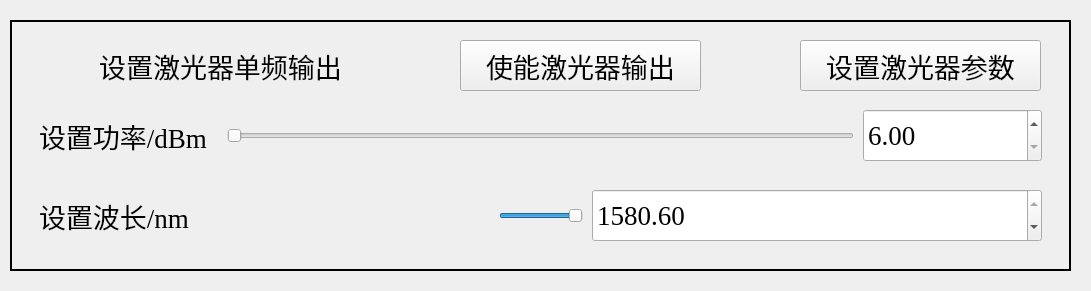
       <widget class="QWidget" name="widgetSetSnglFreqOutputLaser_2" native="true">
        <property name="geometry">
         <rect>
          <x>30</x>
          <y>100</y>
          <width>1091</width>
          <height>291</height>
         </rect>
        </property>
        <widget class="QLabel" name="labelSnglFreqTitleLaser_2">
         <property name="geometry">
          <rect>
           <x>60</x>
           <y>40</y>
           <width>321</width>
           <height>51</height>
          </rect>
         </property>
         <property name="sizePolicy">
          <sizepolicy hsizetype="Ignored" vsizetype="Ignored">
           <horstretch>0</horstretch>
           <verstretch>0</verstretch>
          </sizepolicy>
         </property>
         <property name="font">
          <font>
           <family>Times New Roman</family>
           <pointsize>20</pointsize>
          </font>
         </property>
         <property name="text">
          <string>设置激光器单频输出</string>
         </property>
         <property name="alignment">
          <set>Qt::AlignCenter</set>
         </property>
        </widget>
        <widget class="QLabel" name="labelBgSnglFreqTitleLaser_2">
         <property name="geometry">
          <rect>
           <x>10</x>
           <y>20</y>
           <width>1061</width>
           <height>251</height>
          </rect>
         </property>
         <property name="sizePolicy">
          <sizepolicy hsizetype="Ignored" vsizetype="Ignored">
           <horstretch>0</horstretch>
           <verstretch>0</verstretch>
          </sizepolicy>
         </property>
         <property name="font">
          <font>
           <family>Times New Roman</family>
           <pointsize>20</pointsize>
          </font>
         </property>
         <property name="frameShape">
          <enum>QFrame::WinPanel</enum>
         </property>
         <property name="text">
          <string/>
         </property>
         <property name="alignment">
          <set>Qt::AlignCenter</set>
         </property>
        </widget>
        <widget class="QWidget" name="horizontalLayoutWidget_5">
         <property name="geometry">
          <rect>
           <x>30</x>
           <y>100</y>
           <width>1021</width>
           <height>71</height>
          </rect>
         </property>
         <layout class="QHBoxLayout" name="horizontalLayoutSnglFreqSetPwrLaser_2" stretch="2,7,2">
          <property name="spacing">
           <number>9</number>
          </property>
          <property name="leftMargin">
           <number>9</number>
          </property>
          <property name="topMargin">
           <number>9</number>
          </property>
          <property name="rightMargin">
           <number>9</number>
          </property>
          <property name="bottomMargin">
           <number>9</number>
          </property>
          <item>
           <widget class="QLabel" name="labelSnglFreqSetPwrLaser_2">
            <property name="sizePolicy">
             <sizepolicy hsizetype="Ignored" vsizetype="Ignored">
              <horstretch>0</horstretch>
              <verstretch>0</verstretch>
             </sizepolicy>
            </property>
            <property name="font">
             <font>
              <family>Times New Roman</family>
              <pointsize>20</pointsize>
             </font>
            </property>
            <property name="text">
             <string>设置功率/dBm</string>
            </property>
           </widget>
          </item>
          <item>
           <widget class="QSlider" name="horizontalSliderSnglFreqSetPwrLaser_2">
            <property name="minimum">
             <number>600</number>
            </property>
            <property name="maximum">
             <number>1350</number>
            </property>
            <property name="pageStep">
             <number>50</number>
            </property>
            <property name="orientation">
             <enum>Qt::Horizontal</enum>
            </property>
           </widget>
          </item>
          <item>
           <widget class="QDoubleSpinBox" name="doubleSpinBoxSnglFreqSetPwrLaser_2">
            <property name="sizePolicy">
             <sizepolicy hsizetype="Ignored" vsizetype="Ignored">
              <horstretch>0</horstretch>
              <verstretch>0</verstretch>
             </sizepolicy>
            </property>
            <property name="font">
             <font>
              <family>Times New Roman</family>
              <pointsize>20</pointsize>
             </font>
            </property>
            <property name="decimals">
             <number>2</number>
            </property>
            <property name="minimum">
             <double>6.000000000000000</double>
            </property>
            <property name="maximum">
             <double>13.500000000000000</double>
            </property>
            <property name="singleStep">
             <double>0.010000000000000</double>
            </property>
            <property name="value">
             <double>6.000000000000000</double>
            </property>
           </widget>
          </item>
         </layout>
        </widget>
        <widget class="QWidget" name="horizontalLayoutWidget_6">
         <property name="geometry">
          <rect>
           <x>30</x>
           <y>180</y>
           <width>1021</width>
           <height>71</height>
          </rect>
         </property>
         <layout class="QHBoxLayout" name="horizontalLayoutSnglFreqSetWvlnLaser_2" stretch="2,0,2">
          <property name="spacing">
           <number>9</number>
          </property>
          <property name="leftMargin">
           <number>9</number>
          </property>
          <property name="topMargin">
           <number>9</number>
          </property>
          <property name="rightMargin">
           <number>9</number>
          </property>
          <property name="bottomMargin">
           <number>9</number>
          </property>
          <item>
           <widget class="QLabel" name="labelSnglFreqSetWvlnLaser_2">
            <property name="sizePolicy">
             <sizepolicy hsizetype="Ignored" vsizetype="Ignored">
              <horstretch>0</horstretch>
              <verstretch>0</verstretch>
             </sizepolicy>
            </property>
            <property name="font">
             <font>
              <family>Times New Roman</family>
              <pointsize>20</pointsize>
             </font>
            </property>
            <property name="text">
             <string>设置波长/nm</string>
            </property>
           </widget>
          </item>
          <item>
           <widget class="QSlider" name="horizontalSliderSnglFreqSetWvlnLaser_2">
            <property name="minimum">
             <number>15209</number>
            </property>
            <property name="maximum">
             <number>15806</number>
            </property>
            <property name="singleStep">
             <number>1</number>
            </property>
            <property name="value">
             <number>15806</number>
            </property>
            <property name="orientation">
             <enum>Qt::Horizontal</enum>
            </property>
           </widget>
          </item>
          <item>
           <widget class="QDoubleSpinBox" name="doubleSpinBoxSnglFreqSetWvlnLaser_2">
            <property name="sizePolicy">
             <sizepolicy hsizetype="Ignored" vsizetype="Ignored">
              <horstretch>0</horstretch>
              <verstretch>0</verstretch>
             </sizepolicy>
            </property>
            <property name="font">
             <font>
              <family>Times New Roman</family>
              <pointsize>20</pointsize>
             </font>
            </property>
            <property name="decimals">
             <number>2</number>
            </property>
            <property name="minimum">
             <double>1520.900000000000091</double>
            </property>
            <property name="maximum">
             <double>1580.599999999999909</double>
            </property>
            <property name="singleStep">
             <double>0.100000000000000</double>
            </property>
            <property name="value">
             <double>1580.599999999999909</double>
            </property>
           </widget>
          </item>
         </layout>
        </widget>
        <widget class="QPushButton" name="pushButtonSnglFreqEnableLaser_2">
         <property name="enabled">
          <bool>true</bool>
         </property>
         <property name="geometry">
          <rect>
           <x>460</x>
           <y>40</y>
           <width>241</width>
           <height>51</height>
          </rect>
         </property>
         <property name="sizePolicy">
          <sizepolicy hsizetype="Ignored" vsizetype="Ignored">
           <horstretch>0</horstretch>
           <verstretch>0</verstretch>
          </sizepolicy>
         </property>
         <property name="font">
          <font>
           <family>Times New Roman</family>
           <pointsize>20</pointsize>
          </font>
         </property>
         <property name="text">
          <string>使能激光器输出</string>
         </property>
        </widget>
        <widget class="QPushButton" name="pushButtonSnglFreqSetLaser_2">
         <property name="geometry">
          <rect>
           <x>800</x>
           <y>40</y>
           <width>241</width>
           <height>51</height>
          </rect>
         </property>
         <property name="sizePolicy">
          <sizepolicy hsizetype="Ignored" vsizetype="Ignored">
           <horstretch>0</horstretch>
           <verstretch>0</verstretch>
          </sizepolicy>
         </property>
         <property name="font">
          <font>
           <family>Times New Roman</family>
           <pointsize>20</pointsize>
          </font>
         </property>
         <property name="text">
          <string>设置激光器参数</string>
         </property>
        </widget>
        <zorder>labelBgSnglFreqTitleLaser_2</zorder>
        <zorder>labelSnglFreqTitleLaser_2</zorder>
        <zorder>horizontalLayoutWidget_5</zorder>
        <zorder>horizontalLayoutWidget_6</zorder>
        <zorder>pushButtonSnglFreqEnableLaser_2</zorder>
        <zorder>pushButtonSnglFreqSetLaser_2</zorder>
       </widget>
